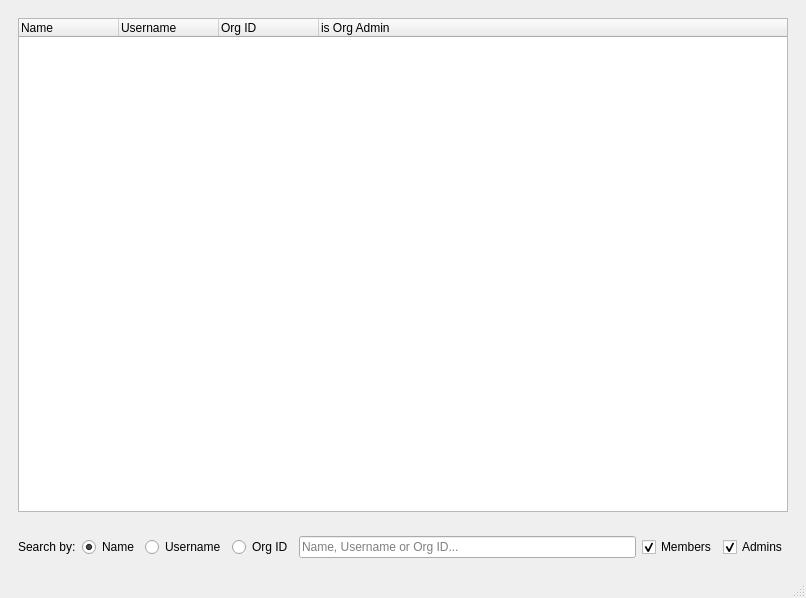
<?xml version="1.0" encoding="UTF-8"?>
<ui version="4.0">
 <class>OrganizationPersonsWindow</class>
 <widget class="QMainWindow" name="OrganizationPersonsWindow">
  <property name="geometry">
   <rect>
    <x>0</x>
    <y>0</y>
    <width>806</width>
    <height>598</height>
   </rect>
  </property>
  <property name="windowTitle">
   <string>MainWindow</string>
  </property>
  <widget class="QWidget" name="centralwidget">
   <layout class="QVBoxLayout" name="verticalLayout">
    <item>
     <widget class="QWidget" name="widget_2" native="true">
      <layout class="QVBoxLayout" name="verticalLayout_2">
       <item>
        <widget class="QTreeWidget" name="org_persons_tree_widget">
         <column>
          <property name="text">
           <string>Name</string>
          </property>
         </column>
         <column>
          <property name="text">
           <string>Username</string>
          </property>
         </column>
         <column>
          <property name="text">
           <string>Org ID</string>
          </property>
         </column>
         <column>
          <property name="text">
           <string>is Org Admin</string>
          </property>
         </column>
        </widget>
       </item>
      </layout>
     </widget>
    </item>
    <item>
     <widget class="QWidget" name="widget" native="true">
      <layout class="QHBoxLayout" name="horizontalLayout">
       <item>
        <widget class="QLabel" name="search_by_label">
         <property name="text">
          <string>Search by:</string>
         </property>
        </widget>
       </item>
       <item>
        <widget class="QRadioButton" name="search_by_name_radio">
         <property name="text">
          <string>Name</string>
         </property>
         <property name="checked">
          <bool>true</bool>
         </property>
        </widget>
       </item>
       <item>
        <widget class="QRadioButton" name="search_by_username_radio">
         <property name="text">
          <string>Username</string>
         </property>
        </widget>
       </item>
       <item>
        <widget class="QRadioButton" name="search_by_org_Id_radio">
         <property name="text">
          <string>Org ID</string>
         </property>
        </widget>
       </item>
       <item>
        <widget class="QLineEdit" name="search_line_edit">
         <property name="placeholderText">
          <string>Name, Username or Org ID...</string>
         </property>
        </widget>
       </item>
       <item>
        <widget class="QCheckBox" name="members_checkbox">
         <property name="text">
          <string>Members</string>
         </property>
         <property name="checked">
          <bool>true</bool>
         </property>
        </widget>
       </item>
       <item>
        <widget class="QCheckBox" name="Admins_checkbox">
         <property name="text">
          <string>Admins</string>
         </property>
         <property name="checked">
          <bool>true</bool>
         </property>
        </widget>
       </item>
      </layout>
     </widget>
    </item>
   </layout>
  </widget>
  <widget class="QMenuBar" name="menubar">
   <property name="geometry">
    <rect>
     <x>0</x>
     <y>0</y>
     <width>806</width>
     <height>25</height>
    </rect>
   </property>
  </widget>
  <widget class="QStatusBar" name="statusbar"/>
 </widget>
 <resources/>
 <connections/>
</ui>
